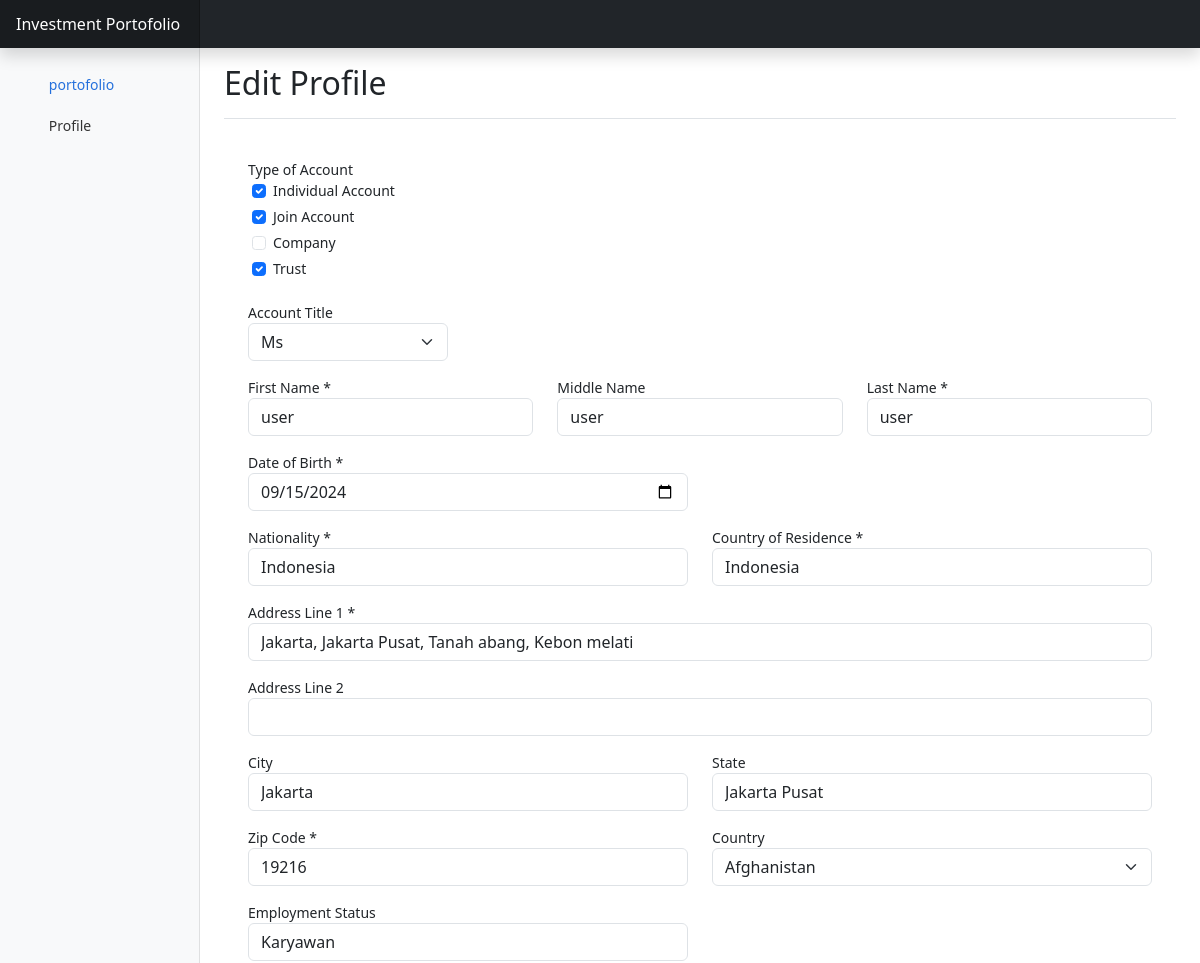
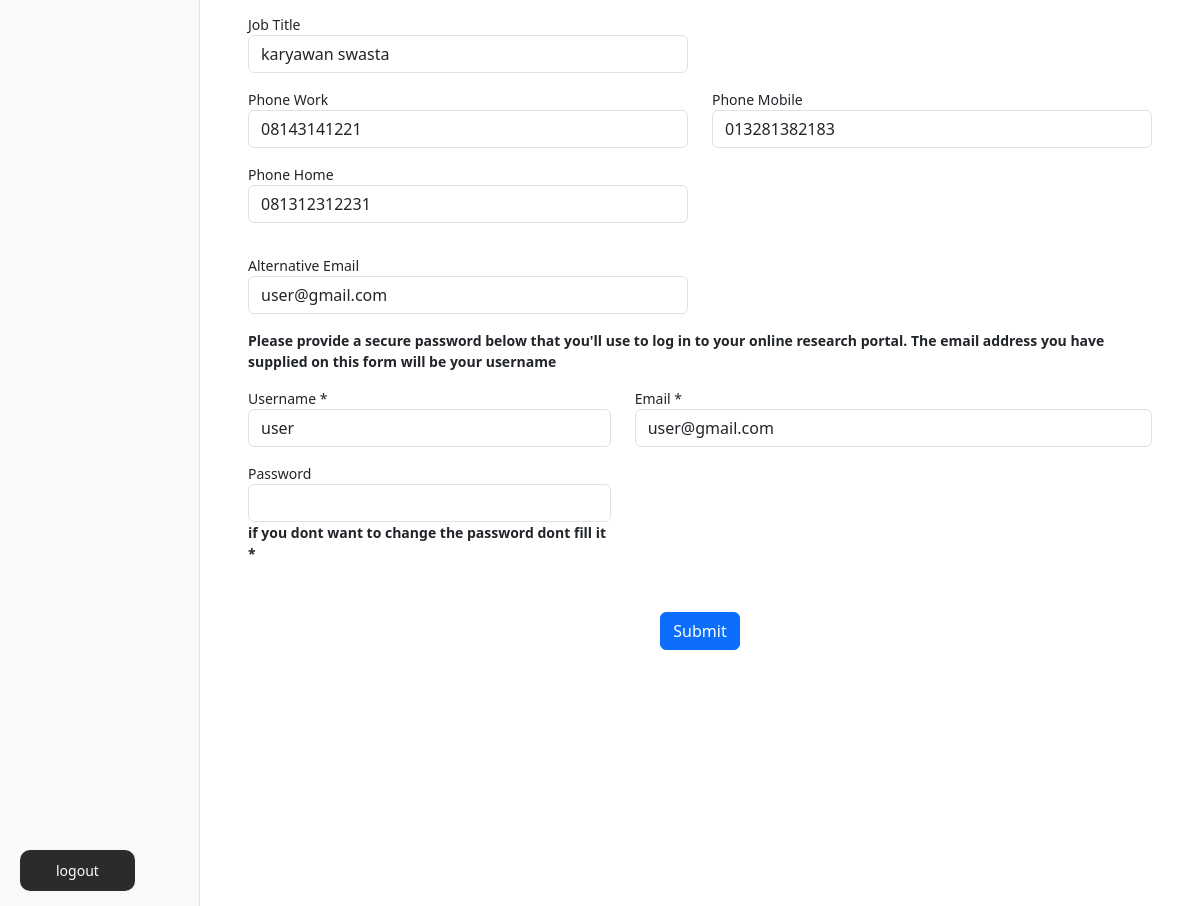
Page /dashboard/profile.php (signed in) on the committed database (2 pictures, top to bottom).
### tables this page shows
CREATE TABLE `profile` (
  `id` int(11) NOT NULL,
  `userId` int(11) NOT NULL,
  `first_name` varchar(255) DEFAULT NULL,
  `middle_name` varchar(255) DEFAULT NULL,
  `last_name` varchar(255) DEFAULT NULL,
  `date_of_birth` date DEFAULT NULL,
  `nationality` varchar(255) DEFAULT NULL,
  `country_of_residence` varchar(255) DEFAULT NULL,
  `address1` varchar(255) DEFAULT NULL,
  `address2` varchar(255) DEFAULT NULL,
  `city` varchar(255) DEFAULT NULL,
  `state` varchar(255) DEFAULT NULL,
  `zip_code` varchar(255) DEFAULT NULL,
  `country` varchar(255) DEFAULT NULL,
  `employment_status` varchar(255) DEFAULT NULL,
  `job_title` varchar(255) DEFAULT NULL,
  `phone_work` varchar(255) DEFAULT NULL,
  `phone_mobile` varchar(255) DEFAULT NULL,
  `phone_home` varchar(255) DEFAULT NULL,
  `alt_email` varchar(255) DEFAULT NULL,
  `account_title` varchar(255) DEFAULT NULL,
  `account_type` varchar(255) DEFAULT NULL
);

CREATE TABLE `users` (
  `id` int(11) NOT NULL,
  `username` varchar(255) NOT NULL,
  `email` varchar(255) NOT NULL,
  `password` varchar(255) NOT NULL
);

### dashboard/profile.php (the view, shortened to what this page needs)
<?php
require "../db.php";
$userId = $_SESSION['user_id'];
if (isset($_SESSION['is_login']) && $userId) {
    $sql = "SELECT * FROM users INNER JOIN profile ON users.id = profile.userId WHERE users.id = $userId";
    $query = mysqli_query($conn, $sql);
    $data = mysqli_fetch_assoc($query);
}
?>
<?php include "./layouts/heading.php" ?>
<link rel="stylesheet" href="./css/dashboard.css">
<link rel="stylesheet" href="../css/style.css">
</head>
<body>
    <?php include "./layouts/header.php" ?>
    <div class="container-fluid">
        <div class="row">
            <?php include "./layouts/sidebar.php" ?>
            <main class="col-md-9 ms-sm-auto col-lg-10 px-md-4">
                <div class="d-flex justify-content-between flex-wrap flex-md-nowrap align-items-center pt-3 pb-2 mb-3 border-bottom">
                    <h1 class="h2">Edit Profile</h1>
                </div>
                <div class="container dashboard-profile">
                    <form class="container my-4" method="post">
                        <div class="">
                            <span>Type of Account</span>
                            <div class="ps-1">
                                <div class="form-check">
                                    <input class="form-check-input" type="checkbox" name="accountType[]" value="individual" id="flexCheckDefault" <?php echo in_array('individual', array_map('trim', explode(',', $data['account_type']))) ? 'checked' : ''; ?>>
                                    <label class="form-check-label" for="flexCheckDefault">
                                        Individual Account
                                    </label>
                                </div>
                                <div class="form-check">
                                    <input class="form-check-input" type="checkbox" name="accountType[]" value="join" id="flexCheckChecked" <?php echo in_array('join', array_map('trim', explode(',', $data['account_type']))) ? 'checked' : ''; ?>>
                                    <label class="form-check-label" for="flexCheckChecked">
                                        Join Account
                                    </label>
                                </div>
                                <div class="form-check">
                                    <input class="form-check-input" type="checkbox" name="accountType[]" value="company" id="flexCheckDisabled" <?php echo in_array('company', array_map('trim', explode(',', $data['account_type']))) ? 'checked' : ''; ?>>
                                    <label class="form-check-label" for="flexCheckDisabled">
                                        Company
                                    </label>
                                </div>
                                <div class="form-check">
                                    <input class="form-check-input" type="checkbox" name="accountType[]" value="trust" id="flexCheckDisabledChecked" <?php echo in_array('trust', array_map('trim', explode(',', $data['account_type']))) ? 'checked' : ''; ?>>
                                    <label class="form-check-label" for="flexCheckDisabledChecked">
                                        Trust
                                    </label>
                                </div>
                            </div>
                        </div>
                        <div class="account-title">
                            <span>Account Title</span>
                            <select class="form-select" name="accountTitle" aria-label="Default select example">
                                <option value="Ms" <?php echo $data['account_title'] == 'Ms' ? 'selected' : ''; ?>>Ms</option>
                            </select>
                        </div>
                        <div class="row mt-3">
                            <div class="form-group col">
                                <label for="input1">First Name *</label>
                                <input type="text" class="form-control" id="input1" name="firstName" value="<?php echo htmlspecialchars($data['first_name']); ?>" required>
                            </div>
                            <div class="form-group col">
                                <label for="input2">Middle Name</label>
                                <input type="text" class="form-control" id="input2" name="middleName" value="<?php echo htmlspecialchars($data['middle_name']); ?>">
                            </div>
                            <div class="form-group col">
                                <label for="input3">Last Name *</label>
                                <input type="text" class="form-control" id="input3" name="lastName" value="<?php echo htmlspecialchars($data['last_name']); ?>" required>
                            </div>
                        </div>
                        <div class="row mt-3">
                            <div class="form-group col-6">
                                <label for="input-date1">Date of Birth *</label>
                                <input type="date" class="form-control" id="input-date1" name="dateOfBirth" value="<?php echo htmlspecialchars($data['date_of_birth']); ?>" required>
                            </div>
                        </div>
                        <div class="row mt-3">
                            <div class="form-group col">
                                <label for="input-nationality">Nationality *</label>
                                <input type="text" class="form-control" id="input-nationality" name="nationality" value="<?php echo htmlspecialchars($data['nationality']); ?>" required>
                            </div>
                            <div class="form-group col">
                                <label for="input-residence">Country of Residence *</label>
                                <input type="text" class="form-control" id="input-residence" name="countryOfResidence" value="<?php echo htmlspecialchars($data['country_of_residence']); ?>" required>
                            </div>
                        </div>
                        <div class="row mt-3">
                            <div class="form-group col">
                                <label for="input-address1">Address Line 1 *</label>
                                <input type="text" class="form-control" id="input-address1" name="address1" value="<?php echo htmlspecialchars($data['address1']); ?>" required>
                            </div>
                        </div>
                        <div class="row mt-3">
                            <div class="form-group col">
                                <label for="input-address2">Address Line 2</label>
                                <input type="text" class="form-control" id="input-address2" name="address2" value="<?php echo htmlspecialchars($data['address2']); ?>">
                            </div>
                        </div>
                        <div class="row mt-3">
                            <div class="form-group col">
                                <label for="input-city">City</label>
                                <input type="text" class="form-control" id="input-city" name="city" value="<?php echo htmlspecialchars($data['city']); ?>">
                            </div>
                            <div class="form-group col">
                                <label for="input-state">State</label>
                                <input type="text" class="form-control" id="input-state" name="state" value="<?php echo htmlspecialchars($data['state']); ?>">
                            </div>
                        </div>
                        <div class="row mt-3">
                            <div class="form-group col">
                                <label for="input-zip">Zip Code *</label>
                                <input type="text" class="form-control" id="input-zip" name="zipCode" value="<?php echo htmlspecialchars($data['zip_code']); ?>" required pattern="\d{5}">
                            </div>
                            <div class="form-group col">
                                <label for="input-country">Country</label>
                                <select class="form-select" id="input-country" name="country">
                                    <option value="<?php echo htmlspecialchars($data['country']); ?>" selected><?php echo htmlspecialchars($data['country']); ?></option>
                                </select>
                            </div>
                        </div>
                        <div class="row mt-3">
                            <div class="form-group col-6">
                                <label for="input-employment">Employment Status</label>
                                <input class="form-control" id="input-employment" name="employmentStatus" value="<?php echo htmlspecialchars($data['employment_status']); ?>" />
                            </div>
                        </div>
                        <div class="row mt-3">
                            <div class="form-group col-6">
                                <label for="input-job">Job Title</label>
                                <input class="form-control" id="input-job" name="jobTitle" value="<?php echo htmlspecialchars($data['job_title']); ?>" />
                            </div>
                        </div>
                        <div class="row mt-3">
                            <div class="form-group col-6">
                                <label for="input-phone-work">Phone Work</label>
                                <input type="tel" class="form-control" id="input-phone-work" name="phoneWork" value="<?php echo htmlspecialchars($data['phone_work']); ?>" />
                            </div>
                            <div class="form-group col-6">
                                <label for="input-phone-mobile">Phone Mobile</label>
                                <input type="tel" class="form-control" id="input-phone-mobile" name="phoneMobile" value="<?php echo htmlspecialchars($data['phone_mobile']); ?>" />
                            </div>
                            <div class="form-group col-6 mt-3">
                                <label for="input-phone-home">Phone Home</label>
                                <input type="tel" class="form-control" id="input-phone-home" name="phoneHome" value="<?php echo htmlspecialchars($data['phone_home']); ?>" />
                            </div>
                        </div>
                        <div class="row mt-3">
                            <div class="form-group col-6 mt-3">
                                <label for="input-alt-email">Alternative Email</label>
                                <input class="form-control" id="input-alt-email" name="altEmail" value="<?php echo htmlspecialchars($data['alt_email']); ?>" />
                            </div>
                        </div>
                        <div class="mt-3">
                            <span class="fw-bold">Please provide a secure password below that you'll use to log in to your online research portal. The email address you have supplied on this form will be your username</span>
                        </div>
                        <div class="row mt-3">
                            <div class="form-group col-5">
                                <label for="input-username">Username *</label>
                                <input type="text" class="form-control" id="input-username" name="username" value="<?php echo htmlspecialchars($data['username']); ?>" required />
                            </div>
                            <div class="form-group col-7">
                                <label for="input-email">Email *</label>
                                <input type="email" class="form-control" id="input-email" name="email" value="<?php echo htmlspecialchars($data['email']); ?>" required />
                            </div>
                            <div class="form-group col-5 mt-3">
                                <label for="input-password">Password</label>
                                <input type="password" class="form-control" id="input-password" name="password" />
                                <span class="fw-bold">if you dont want to change the password dont fill it *</span>
                            </div>
                        </div>
                        <div class="d-flex justify-content-center align-item-center mt-5">
                            <button class="btn btn-primary" name="submit">Submit</button>
                        </div>
                    </form>
                </div>
        </div>
    </div>
</body>
<?php include "./layouts/footer.php" ?>

### dashboard/layouts/heading.php (shortened to what this page needs)
<!doctype html>
<html lang="en">
<head>

### dashboard/layouts/header.php (shortened to what this page needs)
<header class="navbar navbar-dark sticky-top bg-dark flex-md-nowrap p-0 shadow">
    <a class="navbar-brand col-md-3 col-lg-2 me-0 px-3" href="../index.php">Investment Portofolio</a>
</header>

### dashboard/layouts/sidebar.php (shortened to what this page needs)
<?php
$currentPath = explode("/", $_SERVER['REQUEST_URI'])[3];
?>
<nav id="sidebarMenu" class="col-md-3 col-lg-2 d-md-block bg-light sidebar collapse">
    <div class="position-sticky pt-3" style="height: 100%;">
        <ul class="nav flex-column">
            <li class="nav-item">
                <a class="nav-link d-flex align-items-center gap-2 <?php echo $currentPath == "" || $currentPath == "index.php" ? "active" : ""; ?>" aria-current="page" href="index.php">
                    <box-icon type='solid' name='dashboard' size="sm" color="<?php echo $currentPath == "" || $currentPath == "index.php" ? "blue" : ""; ?>""></box-icon>
                    portofolio
                </a>
            </li>
            <li class=" nav-item">
                        <a class="nav-link d-flex align-items-center gap-2 <?php echo $profilePath == "profile.php" ? "active" : ""; ?>" href="profile.php">
                            <box-icon name='user' type='solid' size="sm" color="<?php echo $profilePath == "profile.php" ? "blue" : ""; ?>"></box-icon>
                            Profile
                        </a>
            </li>
        </ul>
    </div>
    <div class="logout">
        <form method="post" action="action.php?action=logout" class="logout-form nav-link d-flex justify-content-start align-items-center">
            <button type="submit" class="nav-link px-3 text-white" name="logout">logout</button>
        </form>
    </div>
</nav>

### dashboard/layouts/footer.php (shortened to what this page needs)
</html>

### dashboard/css/dashboard.css (style rules this page uses)
body { font-size: 0.875rem; }
#sidebarMenu { position: absolute; top: 0; left: 0; }
.sidebar { position: fixed; top: 0; bottom: 0; left: 0; z-index: 100; padding: 48px 0 0; box-shadow: inset -1px 0 0 rgba(0, 0, 0, 0.1); transition: all ease 0.5s; }
.sidebar .nav-link { font-weight: 500; color: #333; }
.sidebar .nav-link.active { color: #2470dc; }
.navbar-brand { padding-top: 0.75rem; padding-bottom: 0.75rem; font-size: 1rem; background-color: rgba(0, 0, 0, 0.25); box-shadow: inset -1px 0 0 rgba(0, 0, 0, 0.25); }
.logout { position: absolute; bottom: 15px; left: 20px; background-color: #2c2b2b; color: white; padding: 10px 20px; border-radius: 10px; transition: all ease 0.5s; cursor: pointer; }
.dashboard-profile { height: 80vh; overflow: scroll; }

### css/style.css (style rules this page uses)
.account-title { width: 200px; margin-top: 20px; }
a { text-decoration: none; }

### rows in the picture
profile: account_type "☑", accountTitle "Ms", firstName "user", middleName "user", lastName "user", dateOfBirth "09/15/2024", nationality "Indonesia", countryOfResidence "Indonesia", address1 "Jakarta, Jakarta Pusat, Tanah abang, Kebon melati", city "Jakarta", state "Jakarta Pusat", zipCode "19216", country "Afghanistan", employmentStatus "Karyawan", jobTitle "karyawan swasta", phoneWork "08143141221", phoneMobile "013281382183", phoneHome "081312312231", altEmail "user@gmail.com", username "user", email "user@gmail.com"
